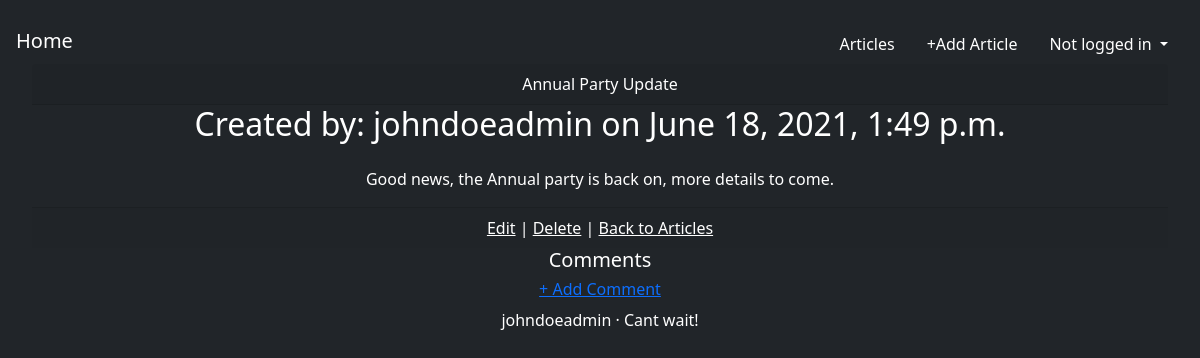
Page /articles/2/ on the committed database.
### articles/models.py (models this page shows, shortened)
class Article(models.Model):
    title = models.CharField(max_length=255)
    body = models.TextField()
    category = models.CharField(max_length=255, default=None)
    date = models.DateTimeField(auto_now_add=True)
    author = models.ForeignKey(
        get_user_model(),
        on_delete=models.CASCADE,
    )
    date_time = models.DateTimeField(auto_now_add=True)

class Comment(models.Model):
    article = models.ForeignKey(Article, on_delete=models.CASCADE, related_name="comments")
    comment = models.CharField(max_length=140)
    author = models.ForeignKey(get_user_model(), on_delete=models.CASCADE,)
    def __str__(self):
        return self.comment

### accounts/models.py (models this page shows)
class CustomUser(AbstractUser):
    age = models.PositiveIntegerField(null=True, blank=True)

### articles/views.py (the view)
# urls.py: path('<int:pk>/', ArticleDetailView.as_view(), name='article_detail'),
class ArticleDetailView(DetailView):
    model = Article
    template_name = 'article_detail.html'

### templates/article_detail.html (shortened to what this page needs)
{% extends 'base.html' %}
{% block content %}
    <div class="card-dark">
        <div class="card-header">
            <span class="font-weight-bold">
                {{ article.title }}
            </span>
        </div>
        <h2>Created by: {{ article.author }} on {{ article.date_time }}</h2>
        <div class="card-body">
            {{ article.body }}
        </div>
    </div>
    <div class="card-footer text-center text-white">
        <a class="text-white" href="{% url 'article_edit' article.pk %}">Edit</a> | <a class="text-white" href="{% url 'article_delete' article.pk %}">Delete</a>  | <a class="text-white" href="{% url 'article_list' %}">Back to Articles</a>
    </div>
    <h5>Comments</h5>
    <a href="{% url 'comment_new' %}"><h6>+ Add Comment</h6></a>
        {% for comment in article.comments.all %}
        <p>
            <span class="font-weight-bold">
                {{  comment.author  }} &middot;
            </span>
            {{ comment }}
        </p>
        {% endfor comment %}
{% endblock content %}

### rows in the picture
Article: title "Annual Party Update", author "johndoeadmin", date_time "June 18, 2021, 1:49 p.m.", body "Good news, the Annual party is back on, more details to come."
Comment: author "johndoeadmin", comment "Cant wait!"
